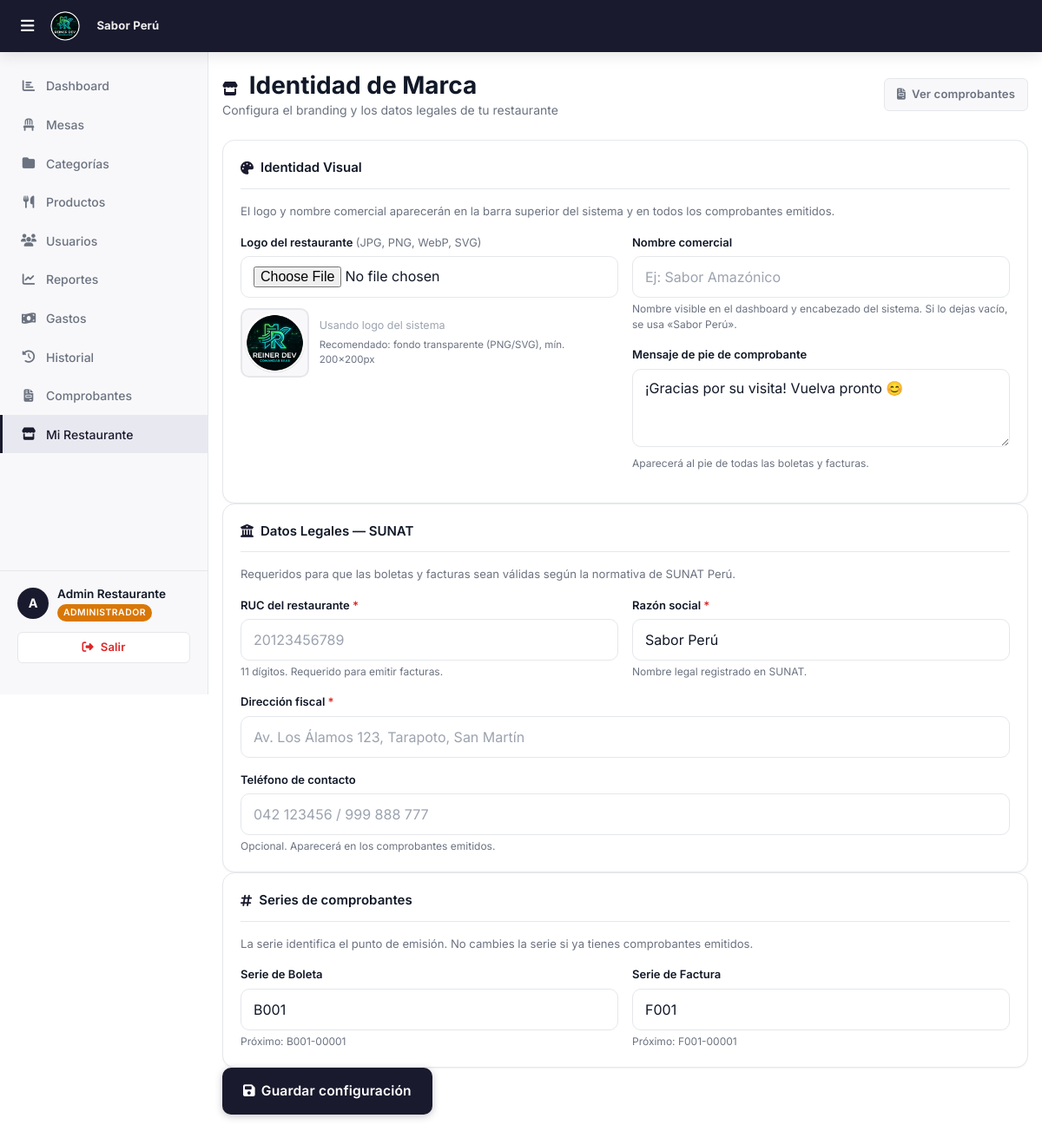
Screenshot of /roles/admin/config_facturacion.php (signed in) with the database file from the repository.
### tables this page shows
CREATE TABLE IF NOT EXISTS facturacion_config (
    id                  INT PRIMARY KEY AUTO_INCREMENT,
    restaurante_id      INT          NOT NULL UNIQUE,
    ruc                 VARCHAR(11)  DEFAULT NULL,
    razon_social        VARCHAR(200) DEFAULT NULL,
    direccion_fiscal    VARCHAR(300) DEFAULT NULL,
    serie_boleta        VARCHAR(4)   DEFAULT 'B001',
    serie_factura       VARCHAR(4)   DEFAULT 'F001',
    correlativo_boleta  INT          DEFAULT 0,
    correlativo_factura INT          DEFAULT 0,
    pie_mensaje         VARCHAR(300) DEFAULT '¡Gracias por su visita!',
    logo                VARCHAR(255) DEFAULT NULL,
    updated_at          TIMESTAMP    DEFAULT CURRENT_TIMESTAMP ON UPDATE CURRENT_TIMESTAMP,
    FOREIGN KEY (restaurante_id) REFERENCES restaurantes(id) ON DELETE CASCADE
);

CREATE TABLE IF NOT EXISTS restaurantes (
    id         INT PRIMARY KEY AUTO_INCREMENT,
    nombre     VARCHAR(100) NOT NULL,
    logo       VARCHAR(255) DEFAULT NULL,
    activo     TINYINT(1)   DEFAULT 1,
    created_at TIMESTAMP    DEFAULT CURRENT_TIMESTAMP
);

### roles/admin/config_facturacion.php (the view, shortened to what this page needs)
<?php
$restauranteId = $_SESSION['restaurante_id'];
$db = getDB();
$stCfg = $db->prepare("SELECT * FROM facturacion_config WHERE restaurante_id = ?");
$stCfg->execute([$restauranteId]);
$cfg = $stCfg->fetch() ?: [];
$stRest = $db->prepare("SELECT nombre FROM restaurantes WHERE id = ?");
$stRest->execute([$restauranteId]);
$restaurante = $stRest->fetch();
require_once '../../includes/header.php';
?>
        <div class="page-content">
            <div class="d-flex align-center justify-between mb-24">
                <div>
                    <h1><i class="fa-solid fa-store" style="font-size:1rem;margin-right:6px;color:var(--primary);"></i> Identidad de Marca</h1>
                    <p>Configura el branding y los datos legales de tu restaurante</p>
                </div>
                <a href="historial_comprobantes.php" class="btn btn-ghost btn-sm">
                    <i class="fa-solid fa-file-invoice"></i> Ver comprobantes
                </a>
            </div>
            <form method="POST" enctype="multipart/form-data">
                <div class="card mb-20">
                    <div class="card-title"><i class="fa-solid fa-palette"></i> Identidad Visual</div>
                    <p style="font-size:.82rem;color:var(--text-secondary);margin-bottom:16px;">
                        El logo y nombre comercial aparecerán en la barra superior del sistema y en todos los comprobantes emitidos.
                    </p>
                    <div style="display:grid;grid-template-columns:1fr 1fr;gap:16px;" class="mb-16">
                        <div>
                            <label class="form-label">Logo del restaurante <span style="font-weight:400;font-size:.8rem;color:var(--text-secondary);">(JPG, PNG, WebP, SVG)</span></label>
                            <input type="file" name="logo" id="logo-input" class="form-control" accept="image/*" onchange="previsualizarLogo(this)">
                            <div style="margin-top:12px;display:flex;align-items:center;gap:12px;">
                                <?php
                                $logoActual = $cfg['logo'] ?? null;
                                $logoDisplay = ($logoActual && file_exists($_SERVER['DOCUMENT_ROOT'] . $logoActual))
                                    ? htmlspecialchars($logoActual)
                                    : BASE_URL . '/assets/logo.png';
                                ?>
                                <div id="logo-preview-box" style="width:80px;height:80px;border-radius:var(--radius-md);border:2px solid var(--border);overflow:hidden;display:flex;align-items:center;justify-content:center;background:var(--bg-secondary);">
                                    <img id="logo-preview" src="<?= $logoDisplay ?>" alt="Logo" style="max-width:100%;max-height:100%;object-fit:contain;">
                                </div>
                                <div>
                                    <?php if ($logoActual): ?>
                                    <div style="font-size:.78rem;color:var(--success);font-weight:600;margin-bottom:4px;"><i class="fa-solid fa-circle-check"></i> Logo configurado</div>
                                    <?php else: ?>
                                    <div style="font-size:.78rem;color:var(--text-muted);margin-bottom:4px;">Usando logo del sistema</div>
                                    <?php endif; ?>
                                    <div style="font-size:.72rem;color:var(--text-secondary);">Recomendado: fondo transparente (PNG/SVG), mín. 200×200px</div>
                                </div>
                            </div>
                        </div>
                        <div>
                            <label class="form-label">Nombre comercial</label>
                            <input type="text" name="nombre_comercial" class="form-control"
                                value="<?= htmlspecialchars($cfg['nombre_comercial'] ?? '') ?>"
                                placeholder="Ej: Sabor Amazónico">
                            <div style="font-size:.75rem;color:var(--text-secondary);margin-top:4px;">
                                Nombre visible en el dashboard y encabezado del sistema. Si lo dejas vacío, se usa «<?= htmlspecialchars($restaurante['nombre'] ?? 'Restaurante') ?>».
                            </div>
                            <div style="margin-top:16px;">
                                <label class="form-label">Mensaje de pie de comprobante</label>
                                <textarea name="pie_mensaje" class="form-control" rows="3"
                                    placeholder="¡Gracias por su visita! Vuelva pronto 😊"
                                    maxlength="300"><?= htmlspecialchars($cfg['pie_mensaje'] ?? '¡Gracias por su visita!') ?></textarea>
                                <div style="font-size:.75rem;color:var(--text-secondary);margin-top:4px;">Aparecerá al pie de todas las boletas y facturas.</div>
                            </div>
                        </div>
                    </div>
                </div>
                <div class="card mb-20">
                    <div class="card-title"><i class="fa-solid fa-building-columns"></i> Datos Legales — SUNAT</div>
                    <p style="font-size:.82rem;color:var(--text-secondary);margin-bottom:16px;">
                        Requeridos para que las boletas y facturas sean válidas según la normativa de SUNAT Perú.
                    </p>
                    <div style="display:grid;grid-template-columns:1fr 1fr;gap:16px;" class="mb-16">
                        <div>
                            <label class="form-label">RUC del restaurante <span style="color:var(--danger);">*</span></label>
                            <input type="text" name="ruc" class="form-control"
                                value="<?= htmlspecialchars($cfg['ruc'] ?? '') ?>"
                                placeholder="20123456789" maxlength="11"
                                inputmode="numeric" pattern="\d{11}"
                                oninput="this.value=this.value.replace(/\D/g,'').slice(0,11)">
                            <div style="font-size:.75rem;color:var(--text-secondary);margin-top:4px;">11 dígitos. Requerido para emitir facturas.</div>
                        </div>
                        <div>
                            <label class="form-label">Razón social <span style="color:var(--danger);">*</span></label>
                            <input type="text" name="razon_social" class="form-control"
                                value="<?= htmlspecialchars($cfg['razon_social'] ?? '') ?>"
                                placeholder="RESTAURANTE SABOR PERU S.A.C.">
                            <div style="font-size:.75rem;color:var(--text-secondary);margin-top:4px;">Nombre legal registrado en SUNAT.</div>
                        </div>
                    </div>
                    <div class="mb-16">
                        <label class="form-label">Dirección fiscal <span style="color:var(--danger);">*</span></label>
                        <input type="text" name="direccion_fiscal" class="form-control"
                            value="<?= htmlspecialchars($cfg['direccion_fiscal'] ?? '') ?>"
                            placeholder="Av. Los Álamos 123, Tarapoto, San Martín">
                    </div>
                    <div>
                        <label class="form-label">Teléfono de contacto</label>
                        <input type="text" name="telefono" class="form-control"
                            value="<?= htmlspecialchars($cfg['telefono'] ?? '') ?>"
                            placeholder="042 123456 / 999 888 777"
                            maxlength="20">
                        <div style="font-size:.75rem;color:var(--text-secondary);margin-top:4px;">Opcional. Aparecerá en los comprobantes emitidos.</div>
                    </div>
                </div>
                <div class="card mb-20">
                    <div class="card-title"><i class="fa-solid fa-hashtag"></i> Series de comprobantes</div>
                    <p style="font-size:.82rem;color:var(--text-secondary);margin-bottom:16px;">
                        La serie identifica el punto de emisión. No cambies la serie si ya tienes comprobantes emitidos.
                    </p>
                    <div style="display:grid;grid-template-columns:1fr 1fr;gap:16px;">
                        <div>
                            <label class="form-label">Serie de Boleta</label>
                            <input type="text" name="serie_boleta" class="form-control"
                                value="<?= htmlspecialchars($cfg['serie_boleta'] ?? 'B001') ?>"
                                placeholder="B001" maxlength="4"
                                oninput="this.value=this.value.toUpperCase()">
                            <div style="font-size:.75rem;color:var(--text-secondary);margin-top:4px;">
                                Próximo: <?= htmlspecialchars($cfg['serie_boleta'] ?? 'B001') ?>-<?= str_pad(intval($cfg['correlativo_boleta'] ?? 0) + 1, 5, '0', STR_PAD_LEFT) ?>
                            </div>
                        </div>
                        <div>
                            <label class="form-label">Serie de Factura</label>
                            <input type="text" name="serie_factura" class="form-control"
                                value="<?= htmlspecialchars($cfg['serie_factura'] ?? 'F001') ?>"
                                placeholder="F001" maxlength="4"
                                oninput="this.value=this.value.toUpperCase()">
                            <div style="font-size:.75rem;color:var(--text-secondary);margin-top:4px;">
                                Próximo: <?= htmlspecialchars($cfg['serie_factura'] ?? 'F001') ?>-<?= str_pad(intval($cfg['correlativo_factura'] ?? 0) + 1, 5, '0', STR_PAD_LEFT) ?>
                            </div>
                        </div>
                    </div>
                </div>
                <button type="submit" class="btn btn-primario btn-lg">
                    <i class="fa-solid fa-floppy-disk"></i> Guardar configuración
                </button>
            </form>
        </div>
<?php require_once '../../includes/footer.php'; ?>

### includes/header.php (shortened to what this page needs)
<?php
$_brandingLogo   = BASE_URL . '/assets/logo.png';
$_brandingNombre = 'R.DEV';
if (!empty($_SESSION['restaurante_id']) && $_SESSION['rol'] !== 'superadmin') {
    try {
        $_dbB = getDB();
        $_stB = $_dbB->prepare("
            SELECT fc.logo, fc.nombre_comercial, r.nombre
            FROM restaurantes r
            LEFT JOIN facturacion_config fc ON fc.restaurante_id = r.id
            WHERE r.id = ?
        ");
        $_stB->execute([$_SESSION['restaurante_id']]);
        $_brand = $_stB->fetch();
        if ($_brand) {
            $_brandingNombre = htmlspecialchars(
                !empty($_brand['nombre_comercial']) ? $_brand['nombre_comercial'] : $_brand['nombre']
            );
        }
    } catch (Exception $_eB) {  }
}
?>
<!DOCTYPE html>
<html lang="es">
<head>
    <link rel="stylesheet" href="https://cdnjs.cloudflare.com/ajax/libs/font-awesome/6.5.1/css/all.min.css">
    <link rel="stylesheet" href="<?= BASE_URL ?>/assets/css/main.css?v=<?= filemtime(__DIR__ . '/../assets/css/main.css') ?>">
</head>
<body>
<nav class="navbar">
    <div class="navbar-brand">
        <?php if ($_SESSION['rol'] === 'superadmin'): ?>
            <img src="<?= BASE_URL ?>/assets/logo.png" alt="R.DEV" style="height:32px;width:auto;">
        <?php else: ?>
            <img src="<?= $_brandingLogo ?>" alt="<?= $_brandingNombre ?>"
                 style="height:36px;width:auto;max-width:120px;object-fit:contain;border-radius:4px;">
            <span style="font-size:.82rem;font-weight:700;color:rgba(255,255,255,.92);margin-left:8px;
                         max-width:160px;overflow:hidden;text-overflow:ellipsis;white-space:nowrap;
                         letter-spacing:.01em;">
                <?= $_brandingNombre ?>
            </span>
        <?php endif; ?>
    </div>
</nav>
<div class="layout-admin">
    <?php include __DIR__ . '/sidebar.php'; ?>
    <div class="main-content">

### rows the page displays
facturacion_config: restaurante.nombre "Sabor Perú", pie_mensaje "¡Gracias por su visita! Vuelva pronto 😊", razon_social "Sabor Perú", serie_boleta "B001", correlativo_boleta "00001", serie_factura "F001", correlativo_factura "00001"
restaurantes: nombre "Sabor Perú"

### other values shown
$nombreInicial "A"
$_SESSION['nombre'] "Admin Restaurante"
$rolLabel "ADMINISTRADOR"
